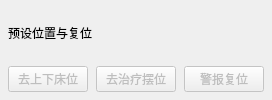
                    <widget class="QWidget" name="couchPresetSection">
                     <property name="engRole" stdset="0">
                      <string notr="true">controlSection</string>
                     </property>
                     <layout class="QVBoxLayout" name="couchPresetSectionLayout">
                      <property name="leftMargin">
                       <number>8</number>
                      </property>
                      <property name="topMargin">
                       <number>8</number>
                      </property>
                      <property name="rightMargin">
                       <number>8</number>
                      </property>
                      <property name="bottomMargin">
                       <number>8</number>
                      </property>
                      <property name="spacing">
                       <number>8</number>
                      </property>
                      <item>
                       <widget class="QLabel" name="couchPresetSectionTitle">
                        <property name="text">
                         <string>预设位置与复位</string>
                        </property>
                        <property name="textFormat">
                         <enum>Qt::PlainText</enum>
                        </property>
                        <property name="wordWrap">
                         <bool>true</bool>
                        </property>
                        <property name="engRole" stdset="0">
                         <string notr="true">section</string>
                        </property>
                       </widget>
                      </item>
                      <item>
                       <layout class="QGridLayout" name="couchActions" columnstretch="1,1,1">
                        <property name="leftMargin">
                         <number>0</number>
                        </property>
                        <property name="topMargin">
                         <number>0</number>
                        </property>
                        <property name="rightMargin">
                         <number>0</number>
                        </property>
                        <property name="bottomMargin">
                         <number>0</number>
                        </property>
                        <property name="spacing">
                         <number>8</number>
                        </property>
                        <item row="0" column="0">
                         <widget class="QPushButton" name="moveCouchBedPosButton">
                          <property name="text">
                           <string>去上下床位</string>
                          </property>
                          <property name="enabled">
                           <bool>false</bool>
                          </property>
                          <property name="toolTip">
                           <string>device.moveCouchBedPos</string>
                          </property>
                         </widget>
                        </item>
                        <item row="0" column="1">
                         <widget class="QPushButton" name="moveCouchPlacePosButton">
                          <property name="text">
                           <string>去治疗摆位</string>
                          </property>
                          <property name="enabled">
                           <bool>false</bool>
                          </property>
                          <property name="toolTip">
                           <string>device.moveCouchPlacePos</string>
                          </property>
                         </widget>
                        </item>
                        <item row="0" column="2">
                         <widget class="QPushButton" name="resetCouchAlarmButton">
                          <property name="text">
                           <string>警报复位</string>
                          </property>
                          <property name="enabled">
                           <bool>false</bool>
                          </property>
                          <property name="engRole" stdset="0">
                           <string notr="true">danger</string>
                          </property>
                          <property name="toolTip">
                           <string>device.resetCouchAlarm</string>
                          </property>
                         </widget>
                        </item>
                       </layout>
                      </item>
                     </layout>
                    </widget>
